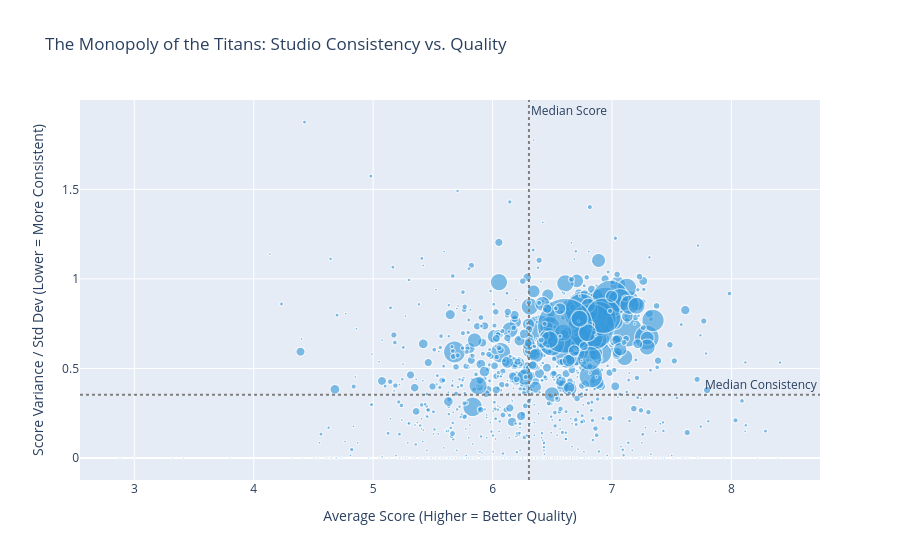

Source (notebook cell):
### Markdown cell above
---

## Which Studios Never Miss?
Behind every great anime is an animation studio. But in an industry known for crunch and rapid production, which studios have cracked the code for consistent excellence? By analyzing studios with over 20 produced works, we can map out the "factories of success" versus the "creative gamblers."

### Code cell
plot_studio_consistency(details)

### Figure 1 — Plotly figure (JSON) as saved in the notebook; plotly's stock layout.template omitted (floating-point values rounded to 4 significant figures; data arrays with more than 128 entries replaced by an {"elided": "..."} marker saying what was removed)
{"data": [{"customdata": {"elided": "1118x1 int values"}, "hovertemplate": "<b>%{hovertext}</b><br><br>Average Score (Higher = Better Quality)=%{x:.2f}<br>Score Variance / Std Dev (Lower = More Consistent)=%{y:.2f}<br>num_anime=%{customdata[0]}<extra></extra>", "hovertext": {"elided": "1118 str values"}, "legendgroup": "", "marker": {"color": "#3498db", "opacity": 0.6, "size": {"elided": "1118 int values"}, "sizemode": "area", "sizeref": 0.2605, "symbol": "circle"}, "mode": "markers", "name": "", "showlegend": false, "type": "scattergl", "x": {"elided": "1118 float values"}, "xaxis": "x", "y": {"elided": "1118 float values"}, "yaxis": "y"}], "layout": {"annotations": [{"showarrow": false, "text": "Median Consistency", "x": 1, "xanchor": "right", "xref": "x domain", "y": 0.3525, "yanchor": "bottom", "yref": "y"}, {"showarrow": false, "text": "Median Score", "x": 6.305, "xanchor": "left", "xref": "x", "y": 1, "yanchor": "top", "yref": "y domain"}], "legend": {"itemsizing": "constant", "tracegroupgap": 0}, "shapes": [{"line": {"color": "gray", "dash": "dot"}, "type": "line", "x0": 0, "x1": 1, "xref": "x domain", "y0": 0.3525, "y1": 0.3525, "yref": "y"}, {"line": {"color": "gray", "dash": "dot"}, "type": "line", "x0": 6.305, "x1": 6.305, "xref": "x", "y0": 0, "y1": 1, "yref": "y domain"}], "title": {"text": "The Monopoly of the Titans: Studio Consistency vs. Quality"}, "xaxis": {"anchor": "y", "domain": [0, 1], "title": {"text": "Average Score (Higher = Better Quality)"}}, "yaxis": {"anchor": "x", "domain": [0, 1], "title": {"text": "Score Variance / Std Dev (Lower = More Consistent)"}}}}
